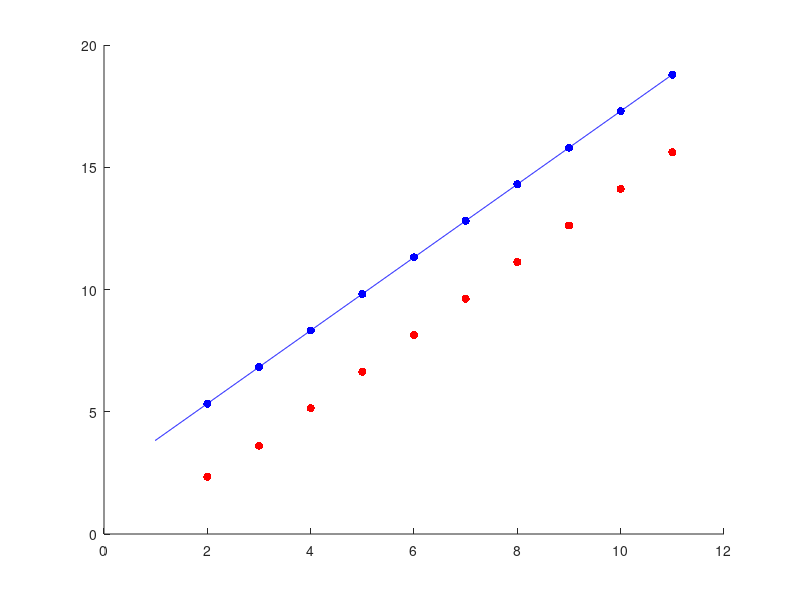

Source code (MATLAB):
clearvars all;  %limpia todas las variables
clc;    %limpia todo el texto de la comanda de windows

A = [2,5,2;5,2,5;5,5,2];
b = [12;12;12];

D = diag(diag(A));
BJ = inv(D)*(D-A);
cJ = inv(D)*b;
rhoBJ = max(abs(eig(BJ)));

x(:,1) = zeros(3,1)
for i = 2:11
    x(:,i) = BJ*x(:,i-1) + cJ;
end

l =zeros(1,11);
for i = 2:11;
    l(1,i) = log( norm(x(:,i), 2) );
end
l_ap = zeros(1,11);
for i = 2:11
    l_ap(1,i) = log(rhoBJ^i * norm(x(:,2), 2) );
end

figure(1)
scatter(2:11, l(:,2:11), 'r', 'filled');
hold on;
scatter(2:11, l_ap(:,2:11), 'b', 'filled');
t = (1-0.01):0.01:(11+0.01);
caca = log(norm(x(:,2), 2));
l_ap2 = t.*log(rhoBJ)+caca;
plot(t, l_ap2, '-b');
